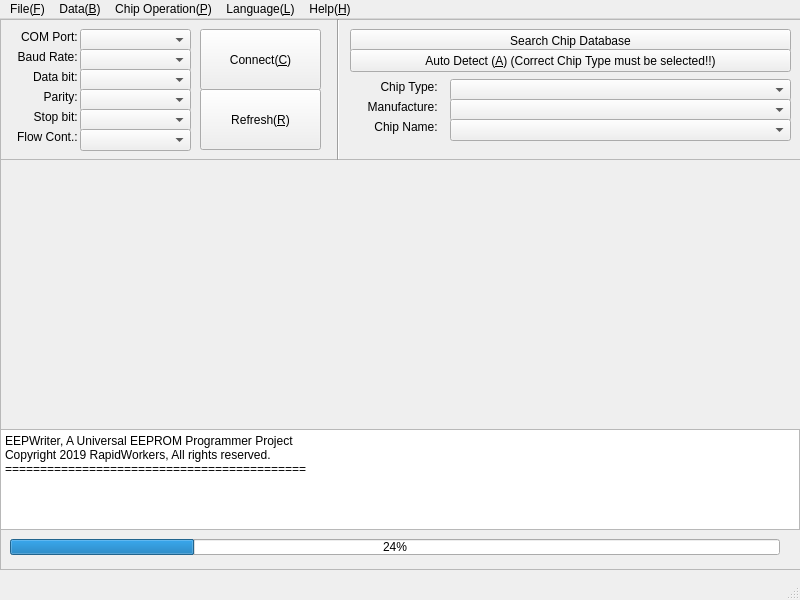
<?xml version="1.0" encoding="UTF-8"?>
<ui version="4.0">
 <class>EEPWriterPCClass</class>
 <widget class="QMainWindow" name="EEPWriterPCClass">
  <property name="geometry">
   <rect>
    <x>0</x>
    <y>0</y>
    <width>800</width>
    <height>600</height>
   </rect>
  </property>
  <property name="windowTitle">
   <string>EEPWriter</string>
  </property>
  <widget class="QWidget" name="centralwidget">
   <widget class="QFrame" name="frame">
    <property name="geometry">
     <rect>
      <x>0</x>
      <y>0</y>
      <width>801</width>
      <height>141</height>
     </rect>
    </property>
    <property name="frameShape">
     <enum>QFrame::StyledPanel</enum>
    </property>
    <property name="frameShadow">
     <enum>QFrame::Raised</enum>
    </property>
    <widget class="QPushButton" name="pushButton">
     <property name="geometry">
      <rect>
       <x>200</x>
       <y>10</y>
       <width>121</width>
       <height>61</height>
      </rect>
     </property>
     <property name="text">
      <string>Connect(&amp;C)</string>
     </property>
    </widget>
    <widget class="QLabel" name="label">
     <property name="geometry">
      <rect>
       <x>10</x>
       <y>10</y>
       <width>71</width>
       <height>16</height>
      </rect>
     </property>
     <property name="text">
      <string>COM Port: </string>
     </property>
     <property name="alignment">
      <set>Qt::AlignRight|Qt::AlignTrailing|Qt::AlignVCenter</set>
     </property>
    </widget>
    <widget class="QComboBox" name="comboBox">
     <property name="geometry">
      <rect>
       <x>80</x>
       <y>10</y>
       <width>111</width>
       <height>22</height>
      </rect>
     </property>
    </widget>
    <widget class="QLabel" name="label_2">
     <property name="geometry">
      <rect>
       <x>10</x>
       <y>30</y>
       <width>71</width>
       <height>16</height>
      </rect>
     </property>
     <property name="text">
      <string>Baud Rate: </string>
     </property>
     <property name="alignment">
      <set>Qt::AlignRight|Qt::AlignTrailing|Qt::AlignVCenter</set>
     </property>
    </widget>
    <widget class="QComboBox" name="comboBox_2">
     <property name="geometry">
      <rect>
       <x>80</x>
       <y>30</y>
       <width>111</width>
       <height>22</height>
      </rect>
     </property>
    </widget>
    <widget class="QPushButton" name="pushButton_2">
     <property name="geometry">
      <rect>
       <x>200</x>
       <y>70</y>
       <width>121</width>
       <height>61</height>
      </rect>
     </property>
     <property name="text">
      <string>Refresh(&amp;R)</string>
     </property>
    </widget>
    <widget class="Line" name="line">
     <property name="geometry">
      <rect>
       <x>330</x>
       <y>0</y>
       <width>16</width>
       <height>141</height>
      </rect>
     </property>
     <property name="orientation">
      <enum>Qt::Vertical</enum>
     </property>
    </widget>
    <widget class="QPushButton" name="pushButton_3">
     <property name="geometry">
      <rect>
       <x>350</x>
       <y>10</y>
       <width>441</width>
       <height>23</height>
      </rect>
     </property>
     <property name="text">
      <string>Search Chip Database</string>
     </property>
    </widget>
    <widget class="QPushButton" name="pushButton_4">
     <property name="geometry">
      <rect>
       <x>350</x>
       <y>30</y>
       <width>441</width>
       <height>23</height>
      </rect>
     </property>
     <property name="text">
      <string>Auto Detect (&amp;A) (Correct Chip Type must be selected!!)</string>
     </property>
    </widget>
    <widget class="QLabel" name="label_3">
     <property name="geometry">
      <rect>
       <x>350</x>
       <y>60</y>
       <width>91</width>
       <height>16</height>
      </rect>
     </property>
     <property name="text">
      <string>Chip Type: </string>
     </property>
     <property name="alignment">
      <set>Qt::AlignRight|Qt::AlignTrailing|Qt::AlignVCenter</set>
     </property>
    </widget>
    <widget class="QComboBox" name="comboBox_3">
     <property name="geometry">
      <rect>
       <x>450</x>
       <y>60</y>
       <width>341</width>
       <height>22</height>
      </rect>
     </property>
    </widget>
    <widget class="QComboBox" name="comboBox_4">
     <property name="geometry">
      <rect>
       <x>450</x>
       <y>80</y>
       <width>341</width>
       <height>22</height>
      </rect>
     </property>
    </widget>
    <widget class="QComboBox" name="comboBox_5">
     <property name="geometry">
      <rect>
       <x>450</x>
       <y>100</y>
       <width>341</width>
       <height>22</height>
      </rect>
     </property>
    </widget>
    <widget class="QLabel" name="label_6">
     <property name="geometry">
      <rect>
       <x>10</x>
       <y>50</y>
       <width>71</width>
       <height>16</height>
      </rect>
     </property>
     <property name="text">
      <string>Data bit: </string>
     </property>
     <property name="alignment">
      <set>Qt::AlignRight|Qt::AlignTrailing|Qt::AlignVCenter</set>
     </property>
    </widget>
    <widget class="QComboBox" name="comboBox_6">
     <property name="geometry">
      <rect>
       <x>80</x>
       <y>50</y>
       <width>111</width>
       <height>22</height>
      </rect>
     </property>
    </widget>
    <widget class="QLabel" name="label_7">
     <property name="geometry">
      <rect>
       <x>10</x>
       <y>70</y>
       <width>71</width>
       <height>16</height>
      </rect>
     </property>
     <property name="text">
      <string>Parity: </string>
     </property>
     <property name="alignment">
      <set>Qt::AlignRight|Qt::AlignTrailing|Qt::AlignVCenter</set>
     </property>
    </widget>
    <widget class="QComboBox" name="comboBox_7">
     <property name="geometry">
      <rect>
       <x>80</x>
       <y>70</y>
       <width>111</width>
       <height>22</height>
      </rect>
     </property>
    </widget>
    <widget class="QLabel" name="label_8">
     <property name="geometry">
      <rect>
       <x>10</x>
       <y>90</y>
       <width>71</width>
       <height>16</height>
      </rect>
     </property>
     <property name="text">
      <string>Stop bit: </string>
     </property>
     <property name="alignment">
      <set>Qt::AlignRight|Qt::AlignTrailing|Qt::AlignVCenter</set>
     </property>
    </widget>
    <widget class="QComboBox" name="comboBox_8">
     <property name="geometry">
      <rect>
       <x>80</x>
       <y>90</y>
       <width>111</width>
       <height>22</height>
      </rect>
     </property>
    </widget>
    <widget class="QLabel" name="label_9">
     <property name="geometry">
      <rect>
       <x>10</x>
       <y>110</y>
       <width>71</width>
       <height>16</height>
      </rect>
     </property>
     <property name="text">
      <string>Flow Cont.: </string>
     </property>
     <property name="alignment">
      <set>Qt::AlignRight|Qt::AlignTrailing|Qt::AlignVCenter</set>
     </property>
    </widget>
    <widget class="QComboBox" name="comboBox_9">
     <property name="geometry">
      <rect>
       <x>80</x>
       <y>110</y>
       <width>111</width>
       <height>22</height>
      </rect>
     </property>
    </widget>
    <widget class="QLabel" name="label_4">
     <property name="geometry">
      <rect>
       <x>350</x>
       <y>80</y>
       <width>91</width>
       <height>16</height>
      </rect>
     </property>
     <property name="text">
      <string>Manufacture: </string>
     </property>
     <property name="alignment">
      <set>Qt::AlignRight|Qt::AlignTrailing|Qt::AlignVCenter</set>
     </property>
    </widget>
    <widget class="QLabel" name="label_5">
     <property name="geometry">
      <rect>
       <x>350</x>
       <y>100</y>
       <width>91</width>
       <height>16</height>
      </rect>
     </property>
     <property name="text">
      <string>Chip Name: </string>
     </property>
     <property name="alignment">
      <set>Qt::AlignRight|Qt::AlignTrailing|Qt::AlignVCenter</set>
     </property>
    </widget>
   </widget>
   <widget class="QFrame" name="frame_2">
    <property name="geometry">
     <rect>
      <x>0</x>
      <y>140</y>
      <width>801</width>
      <height>271</height>
     </rect>
    </property>
    <property name="frameShape">
     <enum>QFrame::StyledPanel</enum>
    </property>
    <property name="frameShadow">
     <enum>QFrame::Raised</enum>
    </property>
   </widget>
   <widget class="QFrame" name="frame_3">
    <property name="geometry">
     <rect>
      <x>0</x>
      <y>410</y>
      <width>801</width>
      <height>141</height>
     </rect>
    </property>
    <property name="frameShape">
     <enum>QFrame::StyledPanel</enum>
    </property>
    <property name="frameShadow">
     <enum>QFrame::Raised</enum>
    </property>
    <widget class="QProgressBar" name="progressBar">
     <property name="geometry">
      <rect>
       <x>10</x>
       <y>110</y>
       <width>770</width>
       <height>16</height>
      </rect>
     </property>
     <property name="value">
      <number>24</number>
     </property>
    </widget>
    <widget class="QPlainTextEdit" name="plainTextEdit">
     <property name="geometry">
      <rect>
       <x>0</x>
       <y>0</y>
       <width>800</width>
       <height>101</height>
      </rect>
     </property>
     <property name="readOnly">
      <bool>true</bool>
     </property>
     <property name="plainText">
      <string>EEPWriter, A Universal EEPROM Programmer Project
Copyright 2019 RapidWorkers, All rights reserved.
===========================================</string>
     </property>
    </widget>
   </widget>
   <zorder>frame_3</zorder>
   <zorder>frame_2</zorder>
   <zorder>frame</zorder>
  </widget>
  <widget class="QMenuBar" name="menubar">
   <property name="geometry">
    <rect>
     <x>0</x>
     <y>0</y>
     <width>800</width>
     <height>21</height>
    </rect>
   </property>
   <widget class="QMenu" name="menuFile">
    <property name="title">
     <string>File(&amp;F)</string>
    </property>
    <addaction name="actionOpen_O"/>
    <addaction name="actionSave_S"/>
    <addaction name="separator"/>
    <addaction name="actionExit_X"/>
   </widget>
   <widget class="QMenu" name="menuData">
    <property name="title">
     <string>Data(&amp;B)</string>
    </property>
   </widget>
   <widget class="QMenu" name="menuChip_Operation">
    <property name="title">
     <string>Chip Operation(&amp;P)</string>
    </property>
    <addaction name="actionDetect"/>
    <addaction name="separator"/>
    <addaction name="actionRead_R"/>
    <addaction name="actionWrite_W"/>
    <addaction name="actionVerify_V"/>
    <addaction name="separator"/>
    <addaction name="actionErase_E"/>
    <addaction name="actionCheck_Empty_P"/>
    <addaction name="separator"/>
    <addaction name="actionCancel_C"/>
   </widget>
   <widget class="QMenu" name="menuLanguage">
    <property name="title">
     <string>Language(&amp;L)</string>
    </property>
    <addaction name="actionEnglish_Default"/>
   </widget>
   <widget class="QMenu" name="menuHelp_H">
    <property name="title">
     <string>Help(&amp;H)</string>
    </property>
    <addaction name="actionHelp_H"/>
    <addaction name="actionAbout_A"/>
    <addaction name="separator"/>
    <addaction name="actionGitHub_Repo_G"/>
   </widget>
   <addaction name="menuFile"/>
   <addaction name="menuData"/>
   <addaction name="menuChip_Operation"/>
   <addaction name="menuLanguage"/>
   <addaction name="menuHelp_H"/>
  </widget>
  <widget class="QStatusBar" name="statusbar"/>
  <action name="actionOpen_O">
   <property name="text">
    <string>Open(&amp;O)</string>
   </property>
  </action>
  <action name="actionSave_S">
   <property name="text">
    <string>Save(&amp;S)</string>
   </property>
  </action>
  <action name="actionExit_X">
   <property name="text">
    <string>Exit(&amp;X)</string>
   </property>
  </action>
  <action name="actionHelp_H">
   <property name="text">
    <string>Help(&amp;H)</string>
   </property>
  </action>
  <action name="actionAbout_A">
   <property name="text">
    <string>About(&amp;A)</string>
   </property>
  </action>
  <action name="actionEnglish_Default">
   <property name="text">
    <string>English(Default)</string>
   </property>
  </action>
  <action name="actionDetect">
   <property name="text">
    <string>Detect(&amp;D)</string>
   </property>
  </action>
  <action name="actionRead_R">
   <property name="text">
    <string>Read(&amp;R)</string>
   </property>
  </action>
  <action name="actionWrite_W">
   <property name="text">
    <string>Write(&amp;W)</string>
   </property>
  </action>
  <action name="actionVerify_V">
   <property name="text">
    <string>Verify(&amp;V)</string>
   </property>
  </action>
  <action name="actionErase_E">
   <property name="text">
    <string>Erase(&amp;E)</string>
   </property>
  </action>
  <action name="actionCheck_Empty_P">
   <property name="text">
    <string>Check Empty(&amp;P)</string>
   </property>
  </action>
  <action name="actionCancel_C">
   <property name="text">
    <string>Cancel(&amp;C)</string>
   </property>
  </action>
  <action name="actionGitHub_Repo_G">
   <property name="text">
    <string>GitHub Repo(&amp;G)</string>
   </property>
  </action>
 </widget>
 <resources/>
 <connections/>
</ui>
